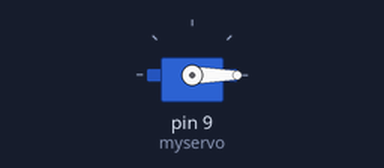
The sketch below on a simulated Arduino Uno, built with avr-gcc and run on an emulated ATmega328P. Shown: servo.

Above: at 0.05 s.
At 0.9 s:
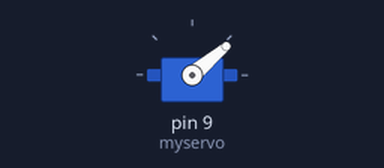
At 1.8 s:
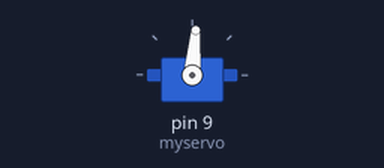
At 3.6 s:
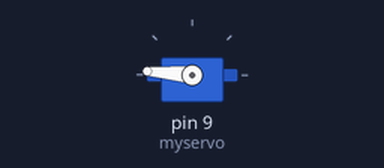
Timing chart, 0 to 8.3 s (numbered marks = the images above):
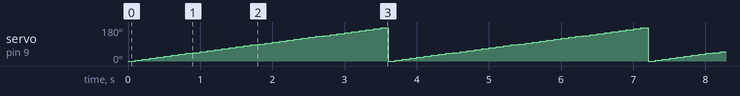

Measured:
- by itself, servo on pin 9 (myservo): ramps from 0° to 175° and jumps back, once every 3.6 s

The sketch:

servo.ino
```cpp
#include <Servo.h>

Servo myservo;
int pos =0 ;

void setup(){
  myservo.attach(9);
}

void loop(){
  for (pos = 0 ; pos< 180; pos+=5){
    myservo.write(pos);
    delay(100);
  }
}
```
